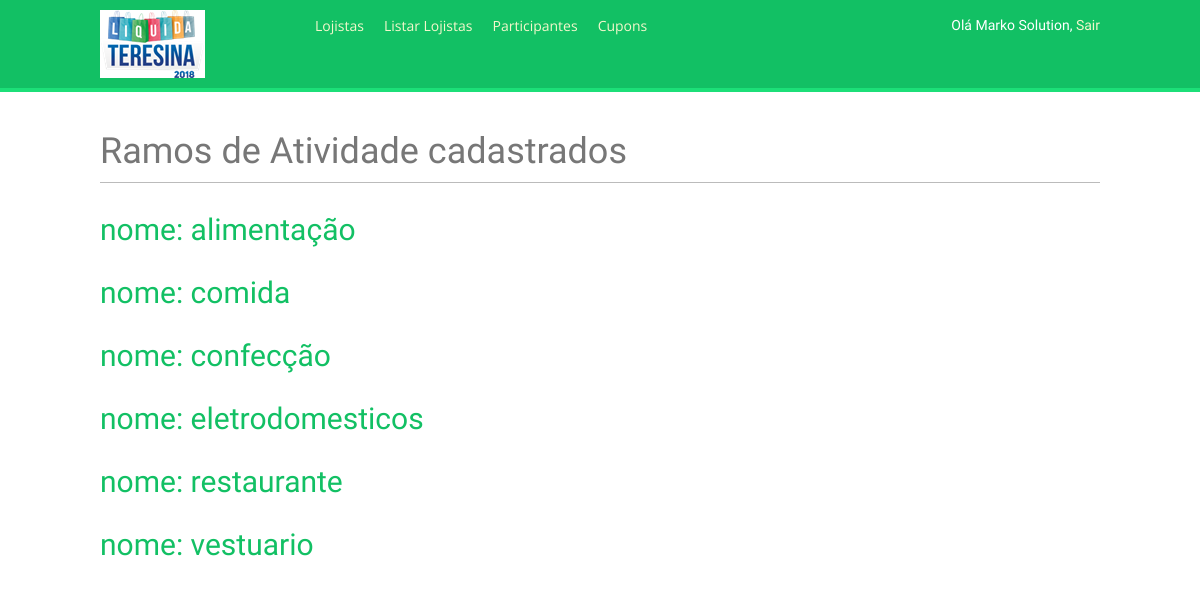
/lojista/listatividade/ (signed in), run on the app's committed database.
### lojista/models.py (models this page shows, shortened)
class RamoAtividade(models.Model):
    atividade = models.CharField(max_length=80, help_text='Informe o Ramo de Atividade. (exemplo: alimentação, vestuário, restaurante, etc.)')
    dataCadastro    = models.DateTimeField(verbose_name=u'Cadastrado em', auto_now_add=True, editable=False)   #nao vai aparecer na tela
    ativo = models.BooleanField(default=True)
    exclude =('ativo')
    class Meta:
        ordering = ['atividade']
        verbose_name = (u'ramo de Atividade')
        verbose_name_plural = (u'ramos de Atividades')

### lojista/views.py (the view)
@login_required
@user_passes_test(lambda u: u.is_superuser)
def listatividade(request):
    ramosatividade = RamoAtividade.objects.all()
    return render(request, 'lojista/list_ramo_atividade.html', {'section': 'ramoatividade',
                                                      'ramosatividade': ramosatividade})

### participante/templatetags/auth_extras.py (called while the page is built)
@register.filter(name='has_group')
def has_group(user, group_name):
    group = Group.objects.get(name=group_name)
    return True if group in user.groups.all() else False

### lojista/templates/lojista/list_ramo_atividade.html (shortened to what this page needs)
{% extends "base.html" %}
{% block content %}
    <h1>Ramos de Atividade cadastrados</h1>
    <div id="user-list">
        {% for ramoatividade in ramosatividade %}
            <div class="user">
                <a href="#"><h2>nome: {{ ramoatividade.atividade }}</h2></a>
            </div>
        {% endfor %}
    </div>
{% endblock %}

### participante/templates/base.html (shortened to what this page needs)
{% load staticfiles %}
{% load auth_extras %}
<!DOCTYPE html>
<html>
<head>
    <link rel="stylesheet" href="{% static "css/bootstrap.min.css" %}" type="text/css">
    <link rel="stylesheet" href="{% static "font-awesome/css/font-awesome.min.css" %}" type="text/css">
    <link rel="stylesheet" href="{% static "css/animate.min.css" %}" type="text/css">
    <link href="{% static "css/base.css" %}" rel="stylesheet">
    <link rel="stylesheet" href="{% static "css/style.css" %}" type="text/css">
</head>
<body>
    <div id="header">
        {% if request.user.is_authenticated %}
        <span class="logo"><a href="{% url "dashboard" %}"><img src="{% static "img/image.png" %}" alt="liquida" id="logo" class="img-responsive"></a></span>
        {% else %}
        <span class="logo"><a href="{% url "homepage" %}"><img src="{% static "img/image.png" %}" alt="liquida" id="logo" class="img-responsive"></a></span>
        {% endif %}
        {% if request.user.is_authenticated %}
        <ul class="menu">
          {% if request.user|has_group:"gerente" %}
          <li {% if section == "lojista" %}class="selected"{% endif %}><a href="{% url "lojista:homepage" %}">Lojistas</a></li>
          <li {% if section == "lojistas" %}class="selected"{% endif %}><a href="{% url "lojista:list" %}">Listar Lojistas</a></li>
          <li {% if section == "lojista" %}class="selected"{% endif %}><a href="{% url "lojista:homepage" %}">Participantes</a></li>
          <li {% if section == "lojista" %}class="selected"{% endif %}><a href="{% url "lojista:homepage" %}">Cupons</a></li>
          {% endif %}
          </ul>
        {% endif %}
        <span class="user">
        {% if request.user.is_authenticated %}
            Olá {{ request.user.first_name }}, <a href="{% url "logout" %}">Sair</a>
        {% else %}
            <a class="btn btn-primary btn-lg" href="{% url "login" %}">Entrar</a>
        {% endif %}
        </span>
    </div>
    <div id="content">
        {% block content %}
        {% endblock %}
    </div>
</body>
</html>

### static/css/base.css (style rules this page uses)
body { margin:0; padding:0; font-family:helvetica, sans-serif; }
a { color:#12c064; text-decoration:none; }
h1, h2, h3, h4, h5 , h6 { font-family: 'Helvetica Neue', sans-serif; font-weight:normal; }
h1 { border-bottom:1px solid #bbb; padding:0 0 10px 0; margin:10px 0 20px 0; }
h2 { margin:30px 0 20px; }
#header { padding:10px 100px; font-size:14px; background:#12c064; color:#fff; border-bottom:4px solid #1cdf78; overflow:auto; }
#header .logo { font-family: 'Muli', sans-serif; float:left; color:#f3f7cc; font-size:20px; margin-right:10%; }
#header ul.menu { list-style:none; float:left; margin:0; padding:0; }
#header ul.menu li { float:left; padding:4px 10px; }
#header a { color:#f3f7cc; }
#header .user { font-family:Dosis; float:right; padding-top:4px; }
#content { padding:30px 100px; }

### static/css/style.css (style rules this page uses)
html,body { width:100%; height:100%; }
body { font-family:Open Sans,'Helvetica Neue',Arial,sans-serif; font-size:15px; color:#777; line-height:1.7; }
a { color:#12c064; -webkit-transition:all .35s; -moz-transition:all .35s; transition:all .35s; }
h1,h2,h3,h4,h5,h6 { font-family:'Dosis','Helvetica Neue',Arial,sans-serif; }
body { webkit-tap-highlight-color:#222; }

### data on the page
RamoAtividade: atividade "alimentação"
RamoAtividade: atividade "comida"
RamoAtividade: atividade "confecção"
RamoAtividade: atividade "eletrodomesticos"
RamoAtividade: atividade "restaurante"
RamoAtividade: atividade "vestuario"

### other printed values
{{ request.user.first_name }} "Marko Solution"
